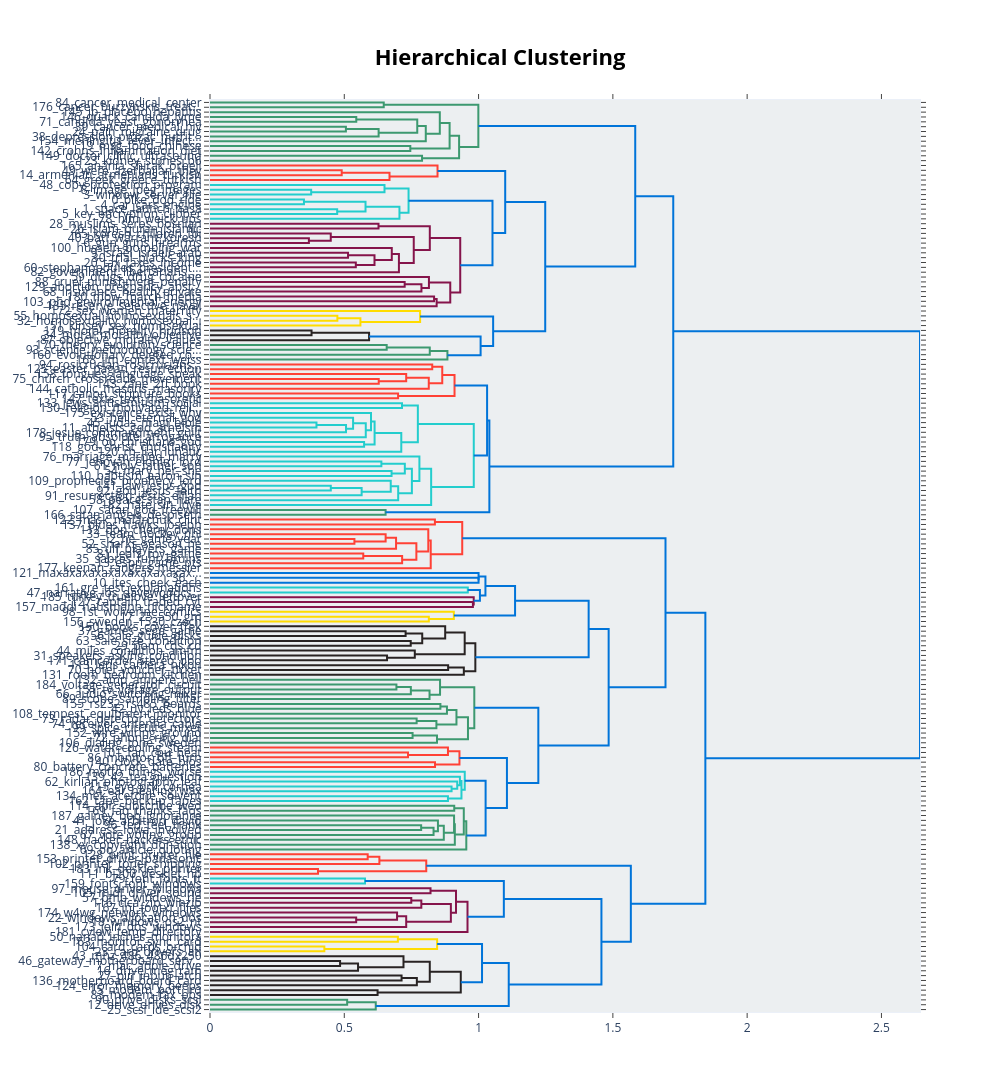

Source (notebook cell):
### Code cell
semi_topic_model.visualize_hierarchy()
